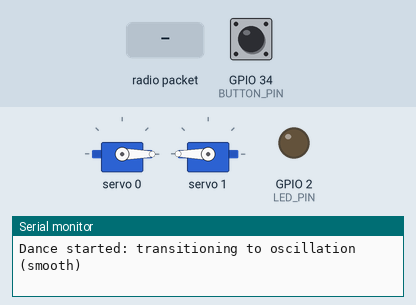
The program below on a simulated ESP32. On the bench: 2 × servo, output pins drawn as LEDs (lit = HIGH), the last lines printed to the serial monitor. The inputs (shaded band) are chosen by the test bench; at power-on: GPIO 34 (BUTTON_PIN) HIGH. Random numbers use the default seed unless the program sets one.

Above: at 0.2 s.
1.4 s: radio packet "1" arrives
At 5.45 s:
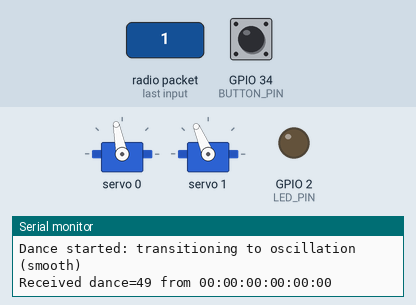
At 6.16 s:
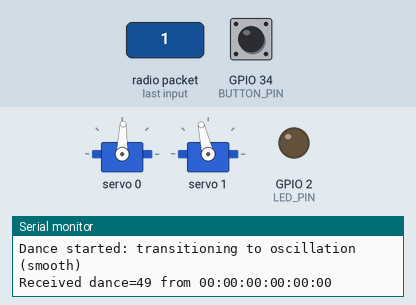
Timing chart, 0 to 16.4 s (numbered marks = the images above; inputs shaded):
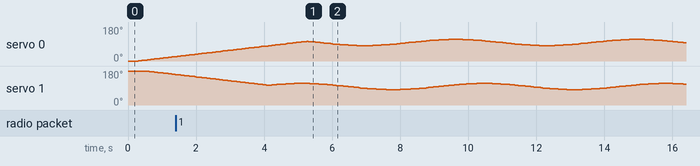

The program:

main.cpp
```cpp
#include <Arduino.h>
#include <esp_now.h>
#include "WiFi.h"
#include <Wire.h>
#include <Adafruit_PWMServoDriver.h>

// --- ESP-NOW broadcast address ---
const uint8_t broadcastAddress[6] = {0xFF, 0xFF, 0xFF, 0xFF, 0xFF, 0xFF};

// Message struct for receiving: packed, single byte 'dance'
typedef struct __attribute__((packed)) {
  uint8_t dance; // 1 = dancing, 0 = stopped
} dance_msg_t;

// Message struct for sending: packed with discriminator byte so other ESP32s ignore it
// The discriminator (0xFF) is not valid for dance_msg_t, which only expects 1 byte (the dance value)
typedef struct __attribute__((packed)) {
  uint8_t discriminator;   // 0xFF: identifies this as a button-triggered message to ignore
  uint8_t dance_trigger;   // 1 = trigger dance, 0 = stop dance
} dance_trigger_msg_t;

// Global dance state updated by ESP-NOW callback
volatile bool isDancing = true;
// When a stop message is received, keep dancing until this deadline (ms since boot).
volatile unsigned long danceKeepUntil = 0;
// When a start message is received, schedule dancing to begin at this time (ms since boot).
volatile unsigned long danceStartAt = 0;

// Send callback for debug
void onDataSent(const uint8_t *mac_addr, esp_now_send_status_t status) {
  Serial.print("Last Packet Send Status: ");
  Serial.println(status == ESP_NOW_SEND_SUCCESS ? "Success" : "Fail");
}

// ESP-NOW receive callback
void onDataRecv(const uint8_t * mac_addr, const uint8_t *incomingData, int len) {
  if (len != (int)sizeof(dance_msg_t)) {
    Serial.printf("Received unexpected len %d (expected %d)\n", len, (int)sizeof(dance_msg_t));
    return;
  }

  dance_msg_t msg;
  memcpy(&msg, incomingData, sizeof(msg));
  bool dancing = (msg.dance != 0);
  // update main loop state
  unsigned long now = millis();
  // determine whether we are currently active (dancing or in keep-alive or started)
  bool currentlyActive = (isDancing || (danceKeepUntil && now < danceKeepUntil) || (danceStartAt && now >= danceStartAt));
  isDancing = dancing;
  if (dancing) {
    // cancel any pending keep-alive when start dancing
    danceKeepUntil = 0;
    // schedule start only if we're not already active
    if (!currentlyActive) {
      danceStartAt = now + 5000UL; // start after 5 seconds
    }
  } else {
    // cancel any scheduled start and keep dancing for 7000 ms after receiving stop
    danceStartAt = 0;
    danceKeepUntil = now + 7000UL;
  }

  Serial.printf("Received dance=%u from %02X:%02X:%02X:%02X:%02X:%02X\n",
                msg.dance,
                mac_addr[0], mac_addr[1], mac_addr[2],
                mac_addr[3], mac_addr[4], mac_addr[5]);
}

// Use Adafruit PCA9685 driver for servo control
Adafruit_PWMServoDriver pwm = Adafruit_PWMServoDriver();

// Toggle between random phase offsets and a small fixed offset pattern
bool useRandomPhase = true; // set to true for random, false for small offset pattern

// Button pin
const int BUTTON_PIN = 34;  // GPIO 34 for button input

// Built-in LED pin (on ESP32 boards, typically GPIO 2)
const int LED_PIN = LED_BUILTIN;

// Support servos with per-servo phase offsets
const int NUM_SERVOS = 2;
float gPhaseOffsets[NUM_SERVOS];
int gRestAngles[NUM_SERVOS] = {0, 180};
int gCurAngles[NUM_SERVOS];
int gChannels[NUM_SERVOS] = {0, 1};

// Convert angle (0..180) to PCA9685 ticks for given frequency (default 50Hz)
uint16_t angleToTick(uint8_t angle, float freq = 50.0f) {
  if (angle > 180) angle = 180;
  const float minPulse = 500.0f;   // microseconds
  const float maxPulse = 2500.0f;  // microseconds
  float pulse = minPulse + (maxPulse - minPulse) * (angle / 180.0f);
  float ticks = pulse * (freq * 4096.0f) / 1e6f;
  if (ticks > 4095.0f) ticks = 4095.0f;
  return (uint16_t)ticks;
}

// Track last sent angle per channel to avoid unnecessary updates
static uint8_t lastSentAngles[16] = {0xFF}; // initialize to invalid value

void servoWriteAdafruit(uint8_t channel, uint8_t angle) {
  // Only send update if angle has changed
  if (lastSentAngles[channel] != angle) {
    uint16_t tick = angleToTick(angle);
    pwm.setPWM(channel, 0, tick);
    lastSentAngles[channel] = angle;
  }
}

void setup() {
  Serial.begin(115200);
  delay(100);

  // Configure button pin
  pinMode(BUTTON_PIN, INPUT_PULLUP);

  // Configure built-in LED pin
  pinMode(LED_PIN, OUTPUT);
  digitalWrite(LED_PIN, LOW);

  // Put WiFi in station mode and disconnect from any AP to start ESP-NOW cleanly
  WiFi.mode(WIFI_STA);
  WiFi.disconnect();

  if (esp_now_init() != ESP_OK) {
    Serial.println("Error initializing ESP-NOW");
    return;
  } else {
    esp_now_register_send_cb(onDataSent);
    esp_now_register_recv_cb(onDataRecv);

    // register a broadcast peer so we can send to all
    esp_now_peer_info_t peerInfo;
    memset(&peerInfo, 0, sizeof(peerInfo));
    memcpy(peerInfo.peer_addr, broadcastAddress, 6);
    peerInfo.channel = 0;
    peerInfo.encrypt = false;
    if (esp_now_add_peer(&peerInfo) != ESP_OK) {
      Serial.println("Failed to add broadcast peer");
    }
  }

  // Initialize I2C and Adafruit PCA9685 for servos
  Wire.begin();
  pwm.begin();
  pwm.setPWMFreq(50); // servos expect ~50Hz

  // Initialize phase offsets for NUM_SERVOS (random or small fixed offset pattern)
  if (useRandomPhase) {
#if defined(ARDUINO_ARCH_ESP32)
    randomSeed((uint32_t)esp_random());
#endif
    for (int i = 0; i < NUM_SERVOS; ++i) {
      int deg = random(0, 360); // random phase in degrees
      gPhaseOffsets[i] = deg * 3.14159265f / 180.0f;
    }
  } else {
    // Use small fixed offset phase pattern (e.g., 0, 30, 60, 90, 120 degrees)
    int smallOffsets[5] = {0, 30, 60, 90, 120};
    for (int i = 0; i < NUM_SERVOS; ++i) {
      gPhaseOffsets[i] = smallOffsets[i] * 3.14159265f / 180.0f;
    }
  }
  for (int i = 0; i < NUM_SERVOS; ++i) {
    gCurAngles[i] = gRestAngles[i];
    // write rest positions using mapped channel
    servoWriteAdafruit(gChannels[i], gRestAngles[i]);
  }
}

void loop() {
  // Oscillate servos smoothly between 70 and 100 while `isDancing` is true.
  static unsigned long lastUpdate = 0;
  const unsigned long intervalMs = 50; // ms between small steps (controls speed)
  const int minAngle = 80;
  const int maxAngle = 110;

  static float phase = 0.0f;         // time-like phase for sine oscillator
  const float phaseStep = 0.06f;     // controls speed (radians per update)
  const float twoPi = 6.28318530718f;

  // sine-based oscillator parameters
  const float center = (minAngle + maxAngle) / 2.0f; // midpoint
  const float amplitude = (maxAngle - minAngle) / 2.0f; // half-range

  static bool wasDancing = false;
  static bool inTransition = false;
  unsigned long now = millis();

  // Active dancing state: true when a start message was received and any
  // start delay has elapsed, or for `danceKeepUntil` milliseconds after a stop message.
  // Clear expired keep-alive and clear scheduled start when reached.
  if (danceStartAt && now >= danceStartAt) {
    // start time reached; clear schedule so we treat isDancing as active
    danceStartAt = 0;
  }
  bool active = (isDancing && (danceStartAt == 0)) || (danceKeepUntil && now < danceKeepUntil);
  // clear expired keep-alive
  if (!isDancing && danceKeepUntil && now >= danceKeepUntil) danceKeepUntil = 0;

  if (active) {
    if (!wasDancing) {
      wasDancing = true;
      inTransition = true;
      phase = 0.0f;
      // initialize current angles to rest positions so we ramp from there
      for (int i = 0; i < NUM_SERVOS; ++i) gCurAngles[i] = gRestAngles[i];
      Serial.println("Dance started: transitioning to oscillation (smooth)");
    }

    if (now - lastUpdate >= intervalMs) {
      lastUpdate = now;
      phase += phaseStep;
      if (phase >= twoPi) phase -= twoPi;

      // compute targets for all servos using their per-servo phase offsets
      int targets[NUM_SERVOS];
      for (int i = 0; i < NUM_SERVOS; ++i) {
        float s = sinf(phase + gPhaseOffsets[i]);
        targets[i] = (int)(center + amplitude * s + 0.5f);
      }

      if (inTransition) {
        int maxDelta = (int)(amplitude * phaseStep + 0.5f);
        if (maxDelta < 1) maxDelta = 1;
        bool allClose = true;
        for (int i = 0; i < NUM_SERVOS; ++i) {
          int diff = targets[i] - gCurAngles[i];
          int step = 0;
          if (diff > 0) step = min(diff, maxDelta);
          else if (diff < 0) step = max(diff, -maxDelta);
          gCurAngles[i] += step;
          servoWriteAdafruit(gChannels[i], (uint8_t)gCurAngles[i]);
          if (abs(targets[i] - gCurAngles[i]) > 1) allClose = false;
        }
        if (allClose) inTransition = false;
      } else {
        for (int i = 0; i < NUM_SERVOS; ++i) servoWriteAdafruit(gChannels[i], (uint8_t)targets[i]);
      }
    }
  } else {
    if (wasDancing) {
      wasDancing = false;
      inTransition = true; // use transition to smoothly ramp down to rest
      Serial.println("Dance stopped: transitioning to rest (smooth)");
    }

    if (inTransition && now - lastUpdate >= intervalMs) {
      lastUpdate = now;
      int maxDelta = (int)(amplitude * phaseStep + 0.5f);
      if (maxDelta < 1) maxDelta = 1;
      bool allAtRest = true;
      for (int i = 0; i < NUM_SERVOS; ++i) {
        int rest = gRestAngles[i];
        int diff = rest - gCurAngles[i];
        int step = 0;
        if (diff > 0) step = min(diff, maxDelta);
        else if (diff < 0) step = max(diff, -maxDelta);
        gCurAngles[i] += step;
        servoWriteAdafruit(gChannels[i], (uint8_t)gCurAngles[i]);
        if (gCurAngles[i] != rest) allAtRest = false;
      }
      if (allAtRest) inTransition = false;
    }
  }

  // Handle button press to send ESP-NOW dance message when not currently dancing
  static unsigned long lastButtonCheck = 0;
  const unsigned long debounceMs = 50;
  if (now - lastButtonCheck >= debounceMs) {
    lastButtonCheck = now;
    bool buttonPressed = (digitalRead(BUTTON_PIN) == LOW); // button active low
    static bool wasPressed = false;

    if (buttonPressed && !wasPressed && !active) {
      // Button just pressed and not currently dancing: send trigger message
      wasPressed = true;
      digitalWrite(LED_PIN, HIGH);  // turn on LED
      dance_trigger_msg_t msg;
      msg.discriminator = 0xFF;     // identifies as button-triggered, not a dance command
      msg.dance_trigger = 1;        // trigger dance
      esp_err_t res = esp_now_send(broadcastAddress, (uint8_t *)&msg, sizeof(msg));
      if (res != ESP_OK) {
        Serial.print("esp_now_send failed: ");
        Serial.println(res);
      } else {
        Serial.print("Sent dance state: ");
        Serial.println(msg.dance_trigger ? "true" : "false");
      }
    } else if (!buttonPressed) {
      wasPressed = false;
      digitalWrite(LED_PIN, LOW);   // turn off LED
    }
  }

  // Let callbacks and other background tasks run
  delay(10);
}
```
